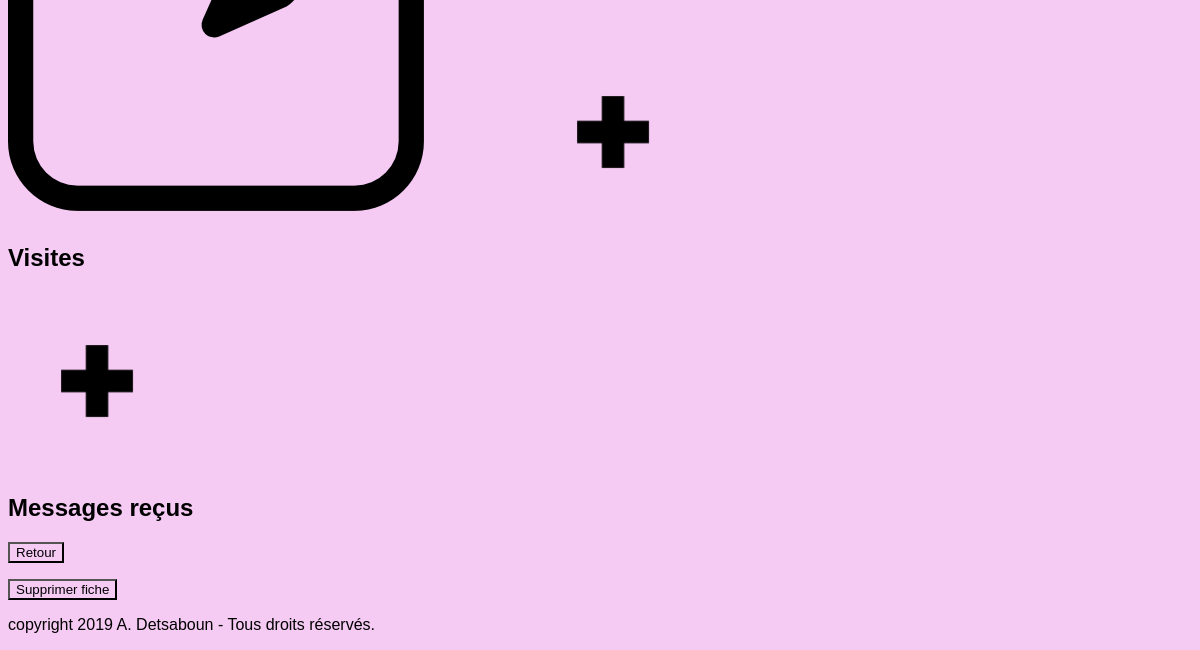
/views/ViewFicheClient.php (lower part), run on an earlier commit of the app's database.
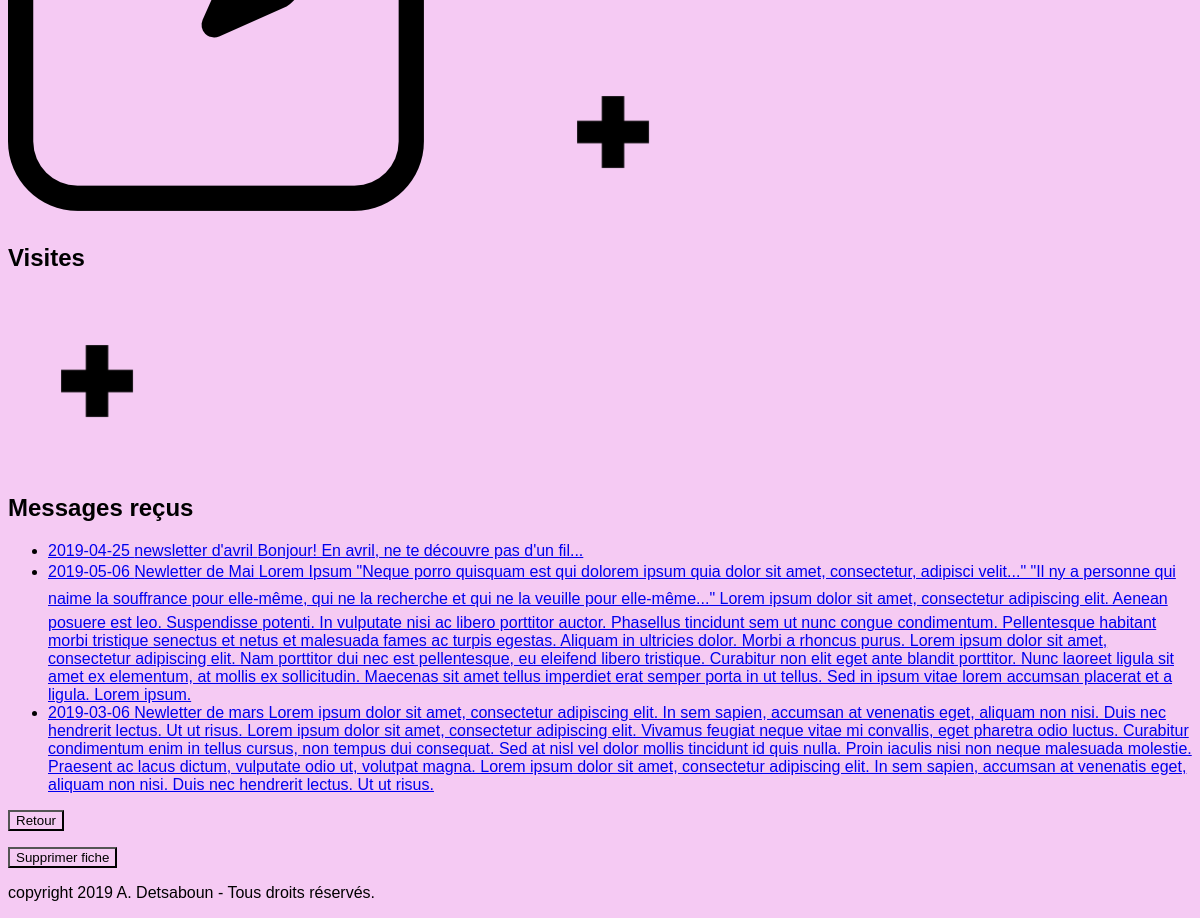
And on a later commit of the database.
### tables this page shows
CREATE TABLE `Mail` (
  `id_mail` int(11) NOT NULL,
  `date_mail` date NOT NULL,
  `date_differee` date DEFAULT NULL,
  `objet` varchar(255) NOT NULL,
  `corps_message` text NOT NULL,
  `pj` varchar(255) NOT NULL,
  `signature` varchar(255) NOT NULL
);

### models/modelFicheClient.php (called while the page is built, shortened)
<?php
try
{
    function getBdd(){
        $bdd = new PDO ('mysql:host=localhost;dbname=ChloeBdd;charset=utf8', 'root', 'root');
        return $bdd;
    }
}
catch(Exception $e)
{
        die('Erreur : '.$e->getMessage());
}
function getMail(){
    $bddChloe = getBdd();
    $request = $bddChloe->query('SELECT id_mail, date_mail, date_differee, objet, corps_message FROM Mail');
    $request->execute();
    $mails = $request->fetchAll();
    return $mails;
}
?>

### controllers/controllerFicheClient.php (called while the page is built, shortened)
<?php
require_once '../models/modelFicheClient.php';
$mails = getMail();

### views/ViewFicheClient.php (the view, shortened to what this page needs)
<?php require_once '../controllers/controllerFicheClient.php' ?>
<!DOCTYPE html>
<html lang="fr">
<head>
    <link rel="stylesheet" href="styleChloe.css">
</head>
<body>
        <section id="forfait">
            <a href="???.php"><img id="btnModif" src="img/btn_modif.png" alt=""></a>
            <a href="???.php"><img id="plus" src="img/Plus.png" alt=""></a>
        </section>
        <section id="visites">
            <h2>Visites</h2>
            <a href="???.php"><img id="plus" src="img/Plus.png" alt=""></a>
        </section>
        <section id="messRecus">
            <h2>Messages reçus</h2>
            <ul>
                <?php foreach ($mails as $mail): ?>
                    <li>
                        <a id="lienMess" href="viewMess.php?id_mess=<?= $mail['id_mess']; ?>">
                            <span id="col1"><?= $mail['date_mail']; ?> </span>
                            <span id="col2"><?= $mail['objet']; ?> </span>
                            <span id="col3"><?= $mail['corps_message']; ?></span>
                        </a>
                    </li>
                <?php endforeach; ?>
            </ul>
        </section>
        <p><button>Retour</button></p>
        <p><button>Supprimer fiche</button></p>
    <footer>
        <?php include('footer.inc.php'); ?>
    </footer>
</body>
</html>

What changed in the data, as far as the page shows it:
added mail: date_mail "2019-04-25", objet "newsletter d'avril", corps_message "Bonjour! En avril, ne te découvre pas d'un fil..."
added mail: date_mail "2019-05-06", objet "Newletter de Mai", corps_message "Lorem Ipsum \"Neque porro quisquam est qui dolorem ipsum quia dolor sit amet, consectetur, adipisci velit...\" \"Il ny a personne qui naime la souffrance pour elle-même, qui ne la recherche et qui ne la veuille pour elle-même...\" Lorem ipsum dolor sit amet, consectetur adipiscing elit. Aenean posuere est leo. Suspendisse potenti. In vulputate nisi ac libero porttitor auctor. Phasellus tincidunt sem ut nunc congue condimentum. Pellentesque habitant morbi tristique senectus et netus et malesuada fames ac turpis egestas. Aliquam in ultricies dolor. Morbi a rhoncus purus. Lorem ipsum dolor sit amet, consectetur adipiscing elit. Nam porttitor dui nec est pellentesque, eu eleifend libero…"
added mail: date_mail "2019-03-06", objet "Newletter de mars", corps_message "Lorem ipsum dolor sit amet, consectetur adipiscing elit. In sem sapien, accumsan at venenatis eget, aliquam non nisi. Duis nec hendrerit lectus. Ut ut risus. Lorem ipsum dolor sit amet, consectetur adipiscing elit. Vivamus feugiat neque vitae mi convallis, eget pharetra odio luctus. Curabitur condimentum enim in tellus cursus, non tempus dui consequat. Sed at nisl vel dolor mollis tincidunt id quis nulla. Proin iaculis nisi non neque malesuada molestie. Praesent ac lacus dictum, vulputate odio ut, volutpat magna. Lorem ipsum dolor sit amet, consectetur adipiscing elit. In sem sapien, accumsan at venenatis eget, aliquam non nisi. Duis nec hendrerit lectus. Ut ut risus."
